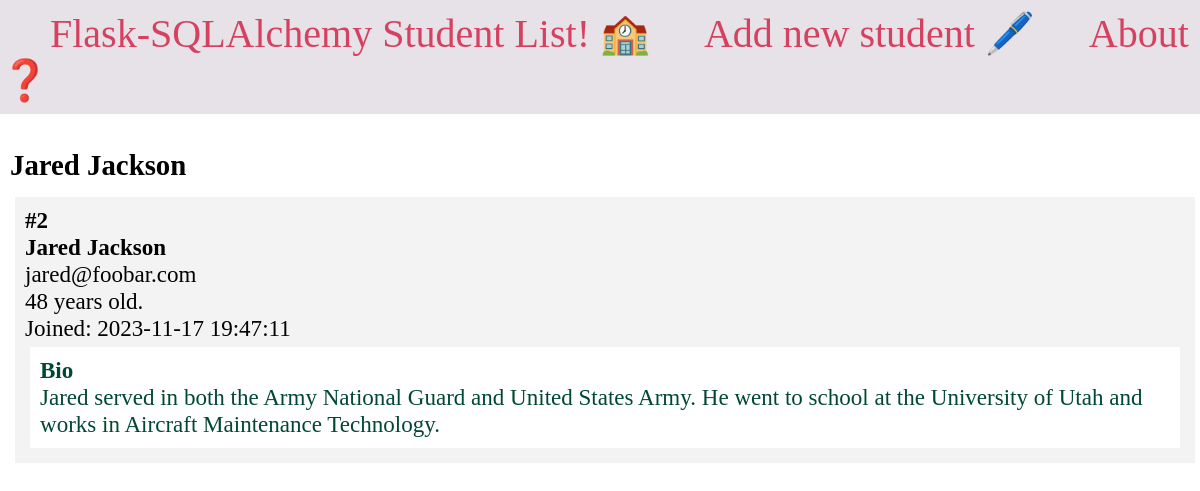
Page /2/ on the committed database.
### app.py (models this page shows, shortened)
class Student(db.Model):
    id = db.Column(db.Integer, primary_key=True)
    firstname = db.Column(db.String(100), nullable=False)
    lastname = db.Column(db.String(100), nullable=False)
    email = db.Column(db.String(80), unique=True, nullable=False)
    age = db.Column(db.Integer)
    created_at = db.Column(db.DateTime(timezone=True), server_default=db.func.current_timestamp())
    bio = db.Column(db.Text)

### app.py (the view)
@app.route('/<int:student_id>/')
def student(student_id):
    student = Student.query.get_or_404(student_id)
    return render_template('student.html', student=student)

### templates/student.html (shortened to what this page needs)
<!DOCTYPE html>
<html lang="en">
<head>
    <link href="../static/css/style.css" type="text/css" rel="stylesheet">
</head>
<body>
    <nav>
        <a href="{{ url_for('index') }}">Flask-SQLAlchemy Student List! 🏫</a>
        <a href="{{ url_for('create') }}">Add new student 🖊️</a>
        <a href="{{ url_for('about') }}">About ❓</a>
    </nav>
    <main>
        <section class="content">
            <span class="title">
                <h1>{% block title %} {{ student.firstname }} {{ student.lastname }}{% endblock %}</h1>
            </span>
            <div class="content">
                    <div class="student">
                        <p><strong>#{{ student.id }}</strong></p>
                        <strong><p class="name">{{ student.firstname }} {{ student.lastname }}</p></strong>
                        <p>{{ student.email }}</p>
                        <p>{{ student.age }} years old.</p>
                        <p>Joined: {{ student.created_at }}</p>
                        <div class="bio">
                            <h4>Bio</h4>
                            <p>{{ student.bio }}</p>
                        </div>
                    </div>
            </div>
        </section>
    </main>
</body>
</html>

### static/css/style.css (style rules this page uses)
* { margin: 0; padding: 0; box-sizing: border-box; }
main { margin-top: 30px; }
.title { margin: 5px; }
.content { font-size: 1.2em; font-weight: 500; margin: 5px; width: 100%; display: flex; flex-direction: row; flex-wrap: wrap; }
.student { flex: 20%; padding: 10px; margin: 5px; background-color: #f3f3f3; inline-size: 100%; }
.bio { padding: 10px; margin: 5px; background-color: #ffffff; color: #004835; }
nav { background-color: rgb(231, 226, 231); padding-top: 10px; padding-bottom: 10px; }
nav a { color: #d64161; font-size: 2.5em; margin-left: 50px; text-decoration: none; }

### rows in the picture
Student: firstname "Jared", lastname "Jackson", id "2", email "jared@foobar.com", age "48", created_at "2023-11-17 19:47:11", bio "Jared served in both the Army National Guard and United States Army. He went to school at the University of Utah and works in Aircraft Maintenance Technology."
